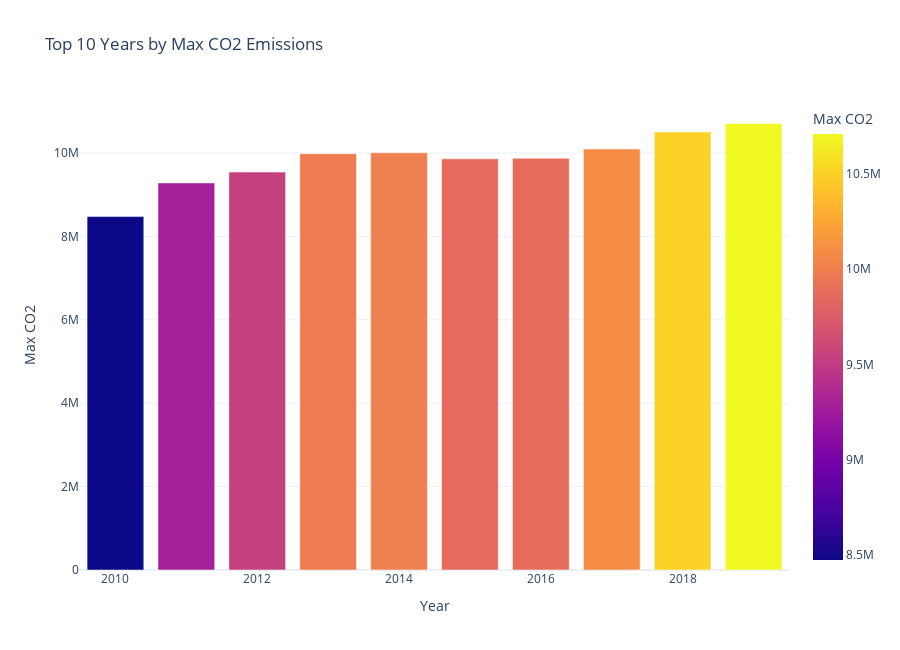

Source (notebook cell):
### Markdown cell above
Year by Year the CO2 emission kept growing and then took a sudden fall after 2019 when pandemic happend.

### Code cell
# Calculate the Max 'CO2' for each 'Year' and sort in descending order
Max_CO2 = df1.groupby('Year')['CO2'].max().reset_index()
Max_CO2 = Max_CO2.sort_values(by='CO2', ascending=False)

# Select the top 10 years with the highest CO2 emissions
top_10_expensive_CO2 = Max_CO2.head(10)

# Create a bar plot using Plotly Express
fig = px.bar(
    top_10_expensive_CO2,  # DataFrame containing the data
    x='Year',  # x-values: years
    y='CO2',  # y-values: Max CO2 emissions
    color='CO2',  # Color the bars based on the CO2 values
    title='Top 10 Years by Max CO2 Emissions',  # Set the title of the plot
    labels={'Year': 'Year', 'CO2': 'Max CO2'},  # Set labels for axes
    template='plotly_white'  # Use a white template for the plot
)

# Set font color to black
fig.update_traces(textfont_color='black')

# Set the height of the plot
fig.update_layout(height=650)

# Display the plot
fig.show()

### Figure 1 — Plotly figure (JSON) as saved in the notebook; plotly's stock layout.template omitted (floating-point values rounded to 4 significant figures)
{"data": [{"alignmentgroup": "True", "hovertemplate": "Year=%{x}<br>Max CO2=%{marker.color}<extra></extra>", "legendgroup": "", "marker": {"color": [10710000.0, 10500000.0, 10100000.0, 10010000.0, 9985000.0, 9875000.0, 9861000.0, 9542000.0, 9283000.0, 8475000.0], "coloraxis": "coloraxis", "pattern": {"shape": ""}}, "name": "", "offsetgroup": "", "orientation": "v", "showlegend": false, "textfont": {"color": "black"}, "textposition": "auto", "type": "bar", "x": [2019, 2018, 2017, 2014, 2013, 2016, 2015, 2012, 2011, 2010], "xaxis": "x", "y": [10710000.0, 10500000.0, 10100000.0, 10010000.0, 9985000.0, 9875000.0, 9861000.0, 9542000.0, 9283000.0, 8475000.0], "yaxis": "y"}], "layout": {"barmode": "relative", "coloraxis": {"colorbar": {"title": {"text": "Max CO2"}}, "colorscale": [[0, "#0d0887"], [0.1111, "#46039f"], [0.2222, "#7201a8"], [0.3333, "#9c179e"], [0.4444, "#bd3786"], [0.5556, "#d8576b"], [0.6667, "#ed7953"], [0.7778, "#fb9f3a"], [0.8889, "#fdca26"], [1, "#f0f921"]]}, "height": 650, "legend": {"tracegroupgap": 0}, "title": {"text": "Top 10 Years by Max CO2 Emissions"}, "xaxis": {"anchor": "y", "domain": [0, 1], "title": {"text": "Year"}}, "yaxis": {"anchor": "x", "domain": [0, 1], "title": {"text": "Max CO2"}}}}
